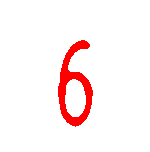
#> input picture cropped3.png, 150 x 152 px
$ python seltest.py
#> lines starting #> are read from the running program, lines starting #| are printed output that depends on the picture; after the words box and inside, x2 and y2 are one past the last pixel; in counts of white or black regions, pixels touching at a corner belong together
import time
from PIL import Image
from skimage.metrics import structural_similarity as ssim
import cv2
import numpy as np
import matplotlib.pyplot as plt
from selenium import webdriver

# [22 lines of commented-out code are left out]


image = cv2.imread("cropped3.png")
#> image is the input picture: shape (152, 150, 3); mean B, G, R 241.8, 241.8, 255
(height, w) = image.shape[:2]
#> height = 152; w = 150
if not False:
    center = (w / 2, height / 1.8)
#> center = (75, 84.44)
image = cv2.warpAffine(
    image,
    cv2.getRotationMatrix2D(center, -80, 1.0),
    (w, height)
)
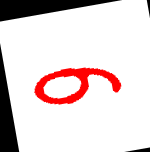
#> image: shape (152, 150, 3); mean B, G, R 214.3, 214.3, 227.5
cv2.imwrite("6.png", image)
image = cv2.imread("6.png")
lower = (0, 0, 0)  # lower bound for each channel
upper = (250, 250, 250)  # upper bound for each channel

# create the mask and use it to change the colors
mask = cv2.inRange(image, lower, upper)
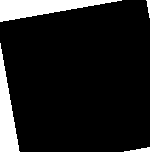
#> mask: shape (152, 150); 11.4% white; 4 white regions, box (x1, y1, x2, y2) and area: (0, 0, 122, 22) 1382, (0, 43, 20, 152) 1103, (124, 147, 150, 152) 72, (146, 0, 150, 18) 39
image[mask != 0] = [255, 255, 255]
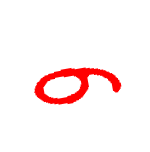
#> image: shape (152, 150, 3); 11.39% of pixels changed, all inside (x1, y1, x2, y2) = (0, 0, 150, 152)
cv2.imwrite("6.png", image)


# [132 lines of commented-out code are left out]

$ run again, with 5.png copied over cropped3.png
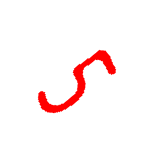
#> input picture 5.png, 150 x 152 px
#> image is the input picture: shape (152, 150, 3); mean B, G, R 244.1, 244.1, 255
#> `image = cv2.warpAffine( image, cv2.getRotationMatrix2D(center, -80, 1...`:
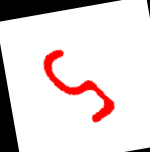
#> image: shape (152, 150, 3); mean B, G, R 216.6, 216.6, 227.5
#> mask: shape (152, 150); 11.4% white; 4 white regions, box (x1, y1, x2, y2) and area: (0, 0, 122, 22) 1382, (0, 43, 20, 152) 1103, (124, 147, 150, 152) 72, (146, 0, 150, 18) 39
#> `image[mask != 0] = [255, 255, 255]`:
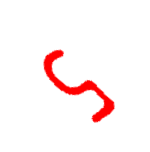
#> image: shape (152, 150, 3); 11.39% of pixels changed, all inside (x1, y1, x2, y2) = (0, 0, 150, 152)

$ run again, with 2.png copied over cropped3.png
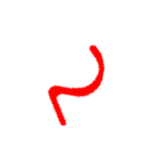
#> input picture 2.png, 150 x 152 px
#> image is the input picture: shape (152, 150, 3); mean B, G, R 245.5, 245.5, 255
#> `image = cv2.warpAffine( image, cv2.getRotationMatrix2D(center, -80, 1...`:
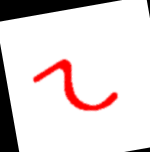
#> image: shape (152, 150, 3); mean B, G, R 218, 218, 227.5
#> mask: shape (152, 150); 11.4% white; 4 white regions, box (x1, y1, x2, y2) and area: (0, 0, 122, 22) 1382, (0, 43, 20, 152) 1103, (124, 147, 150, 152) 72, (146, 0, 150, 18) 39
#> `image[mask != 0] = [255, 255, 255]`:
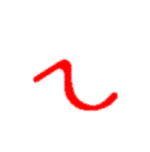
#> image: shape (152, 150, 3); 11.39% of pixels changed, all inside (x1, y1, x2, y2) = (0, 0, 150, 152)
